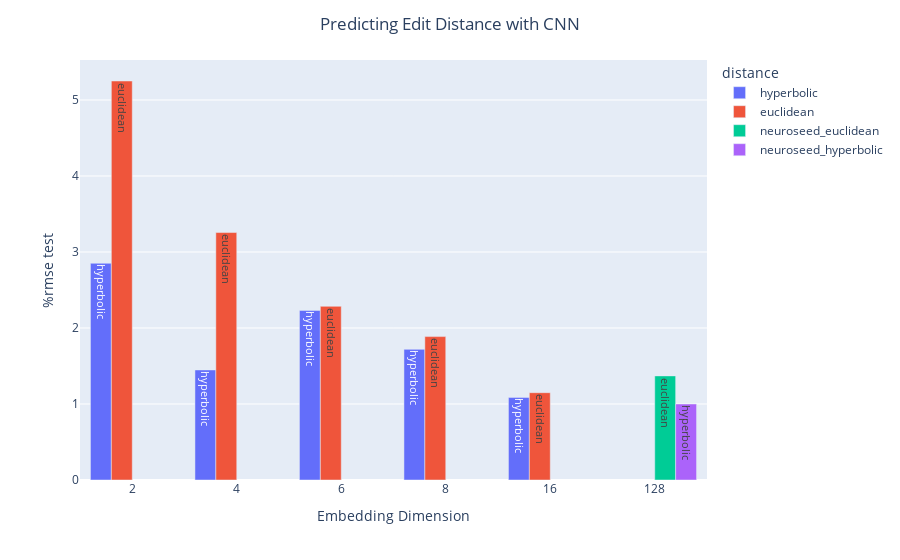

Source (notebook cell):
### Code cell
fig = px.bar(training, x='Embedding Dimension', y='%rmse test', color='distance', barmode="group", text='text')
fig.update_xaxes(type='category')

fig.update_layout(title={'text': 'Predicting Edit Distance with CNN', 'xanchor': 'center', 'x':0.5})
fig

### Figure 1 — Plotly figure (JSON) as saved in the notebook; plotly's stock layout.template omitted (floating-point values rounded to 4 significant figures)
{"data": [{"alignmentgroup": "True", "hovertemplate": "distance=hyperbolic<br>Embedding Dimension=%{x}<br>%rmse test=%{y}<br>text=%{text}<extra></extra>", "legendgroup": "hyperbolic", "marker": {"color": "#636efa", "pattern": {"shape": ""}}, "name": "hyperbolic", "offsetgroup": "hyperbolic", "orientation": "v", "showlegend": true, "text": ["hyperbolic", "hyperbolic", "hyperbolic", "hyperbolic", "hyperbolic"], "textposition": "auto", "type": "bar", "x": [2, 4, 6, 8, 16], "xaxis": "x", "y": [2.852, 1.448, 2.231, 1.719, 1.087], "yaxis": "y"}, {"alignmentgroup": "True", "hovertemplate": "distance=euclidean<br>Embedding Dimension=%{x}<br>%rmse test=%{y}<br>text=%{text}<extra></extra>", "legendgroup": "euclidean", "marker": {"color": "#EF553B", "pattern": {"shape": ""}}, "name": "euclidean", "offsetgroup": "euclidean", "orientation": "v", "showlegend": true, "text": ["euclidean", "euclidean", "euclidean", "euclidean", "euclidean"], "textposition": "auto", "type": "bar", "x": [2, 4, 6, 8, 16], "xaxis": "x", "y": [5.25, 3.256, 2.285, 1.887, 1.149], "yaxis": "y"}, {"alignmentgroup": "True", "hovertemplate": "distance=neuroseed_euclidean<br>Embedding Dimension=%{x}<br>%rmse test=%{y}<br>text=%{text}<extra></extra>", "legendgroup": "neuroseed_euclidean", "marker": {"color": "#00cc96", "pattern": {"shape": ""}}, "name": "neuroseed_euclidean", "offsetgroup": "neuroseed_euclidean", "orientation": "v", "showlegend": true, "text": ["euclidean"], "textposition": "auto", "type": "bar", "x": [128], "xaxis": "x", "y": [1.37], "yaxis": "y"}, {"alignmentgroup": "True", "hovertemplate": "distance=neuroseed_hyperbolic<br>Embedding Dimension=%{x}<br>%rmse test=%{y}<br>text=%{text}<extra></extra>", "legendgroup": "neuroseed_hyperbolic", "marker": {"color": "#ab63fa", "pattern": {"shape": ""}}, "name": "neuroseed_hyperbolic", "offsetgroup": "neuroseed_hyperbolic", "orientation": "v", "showlegend": true, "text": ["hyperbolic"], "textposition": "auto", "type": "bar", "x": [128], "xaxis": "x", "y": [1], "yaxis": "y"}], "layout": {"barmode": "group", "legend": {"title": {"text": "distance"}, "tracegroupgap": 0}, "margin": {"t": 60}, "title": {"text": "Predicting Edit Distance with CNN", "x": 0.5, "xanchor": "center"}, "xaxis": {"anchor": "y", "domain": [0, 1], "title": {"text": "Embedding Dimension"}, "type": "category"}, "yaxis": {"anchor": "x", "domain": [0, 1], "title": {"text": "%rmse test"}}}}
